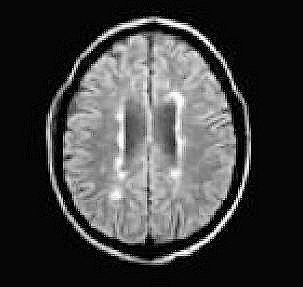
#> input picture image cible.jpg, 303 x 287 px, given in place of Source.jpg, which was not available
$ jupyter execute --allow-errors 'SSIM + Image registration.ipynb'   (Python 2 division)   (older library calls are emulated)   (text cells are left out)
#> lines starting #> are read from the running program, lines starting #| are printed output that depends on the picture; after the words box and inside, x2 and y2 are one past the last pixel; in counts of white or black regions, pixels touching at a corner belong together; long printed decimals are rounded; pictures that were not available may be replaced by others from this repository, and a replacement may not be noted
[cell 1]
import cv2
import numpy as np
from matplotlib import pyplot as plt
import sys

[cell 2]
img=cv2.imread('Source.jpg',0)
#> img is the input picture: shape (287, 303); min 0, max 255, mean 64.1
plt.imshow(img,cmap='gray')
plt.title('Source')
plt.show()
img2=cv2.imread('Cible.jpg',0)
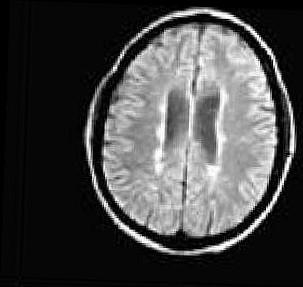
#> input picture image source.jpg, 303 x 287 px, given in place of Cible.jpg, which was not available
#> img2 is the input picture: shape (287, 303); min 0, max 255, mean 70.6
plt.imshow(img2,cmap='gray')
plt.title('Cible')
plt.show()

[cell 3]
import numpy as np
import cv2 as cv
from matplotlib import pyplot as plt
MIN_MATCH_COUNT = 5
img1 = cv.imread('Cible.jpg',0)          # queryImage
img2 = cv.imread('Source.jpg',0) # trainImage
# Initiate SIFT detector
sift = cv.SIFT_create()
# find the keypoints and descriptors with SIFT
kp1, des1 = sift.detectAndCompute(img1,None)
#> kp1 = 514 keypoints; strongest (x, y, size): (269, 51, 4.1), (289, 160, 3.9), (263, 44, 4.3), (275, 198, 3.7)
kp2, des2 = sift.detectAndCompute(img2,None)
#> kp2 = 414 keypoints; strongest (x, y, size): (229, 214, 4.4), (185, 252, 5.4), (212, 235, 4.1), (195, 32, 4.6)
FLANN_INDEX_KDTREE = 1
index_params = dict(algorithm = FLANN_INDEX_KDTREE, trees = 5)
search_params = dict(checks = 50)
flann = cv.FlannBasedMatcher(index_params, search_params)
matches = flann.knnMatch(des1,des2,k=2)
#> matches = 514 matches
# store all the good matches as per Lowe's ratio test.
good = []
for m,n in matches:
    if m.distance < 0.9*n.distance:
        good.append(m)
#> after the loop, good = 161 matches
if len(good)>MIN_MATCH_COUNT:
    src_pts = np.float32([ kp1[m.queryIdx].pt for m in good ]).reshape(-1,1,2)
#> src_pts = 161 rows, first 8: [81.26, 138.3], [91.77, 186.2], [96.92, 83.69], [97.91, 157.5], [99.85, 79.67], [105.1, 204.1], [105.2, 151.8], [106.8, 175.1]
    dst_pts = np.float32([ kp2[m.trainIdx].pt for m in good ]).reshape(-1,1,2)
#> dst_pts = 161 rows, first 8: [211.9, 241], [211.9, 241], [201.7, 30.97], [59.61, 172.3], [90.53, 245.3], [80.85, 230.7], [70.57, 120.6], [71.93, 188.7]
    M, mask = cv.findHomography(src_pts, dst_pts, cv.RANSAC,5.0)
#> M = [[0.982, 0.0751, -49.41], [-0.0692, 0.952, 23.77], [6.53e-05, -0.000181, 1]]; mask = 161 values, max 1 at index 3, min 0 at index 0, mean 0.248
    matchesMask = mask.ravel().tolist()
#> matchesMask has the same summary as mask
    h,w = img1.shape
#> h = 287; w = 303
    pts = np.float32([ [0,0],[0,h-1],[w-1,h-1],[w-1,0] ]).reshape(-1,1,2)
#> pts = [[0, 0], [0, 286], [302, 286], [302, 0]]
    dst = cv.perspectiveTransform(pts,M)
#> dst = [[-49.41, 23.77], [-29.46, 312.2], [277.6, 284.2], [242.4, 2.81]]
    img2 = cv.polylines(img2,[np.int32(dst)],True,255,3, cv.LINE_AA)
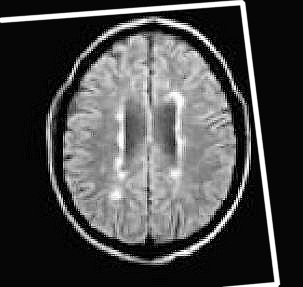
#> img2: shape (287, 303); 4.44% of pixels changed, all inside (x1, y1, x2, y2) = (0, 0, 281, 287)
else:
    print( "Not enough matches are found - {}/{}".format(len(good), MIN_MATCH_COUNT) )
    matchesMask = None
draw_params = dict(matchColor = (0,0,250), # draw matches in green color
                   singlePointColor = None,
                   matchesMask = matchesMask, # draw only inliers
                   flags = 2)
#> draw_params = 4 items
img3 = cv.drawMatches(img1,kp1,img2,kp2,good,None,**draw_params)
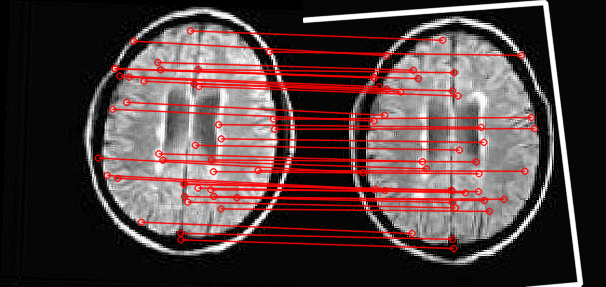
#> img3: shape (287, 606, 3); mean of channels 0, 1, 2 62.7, 62.7, 83; drawn as B, G, R
plt.imshow(img3, 'gray'),plt.show()

[cell 4]
defr=src_pts-dst_pts
#> defr = 161 rows, first 8: [-130.6, -102.7], [-120.1, -54.82], [-104.7, 52.72], [38.3, -14.74], [9.32, -165.6], [24.27, -26.58], [34.6, 31.24], [34.91, -13.63]
sum_x=0
sum_y=0
h=int(src_pts.size/2)
#> h = 161
for i in range(h):
    sum_x+=defr[i,0][0]
    sum_y+=defr[i,0][1]
#> this loop made 161 passes
#> (sum_x, sum_y) on passes 1 to 3: (-130.6, -102.7), (-250.8, -157.5), (-355.5, -104.8)
#> after the loop, sum_x = 6589.9; sum_y = -914.1
print('x =',sum_x/h)
#| x = 40.931
print('y =',sum_y/h,h)
#| y = -5.678 161

[cell 5]
import cv2
rows,cols = img1.shape
#> rows = 287; cols = 303
x=sum_x/h
#> x = 40.93
y=-sum_y/h
#> y = 5.68
img2=cv2.imread('Source.jpg',0)
M = np.float32([[1,0,x],[0,1,y]])
#> M = [[1, 0, 40.93], [0, 1, 5.68]]
dst = cv2.warpAffine(img2,M,(cols,rows))
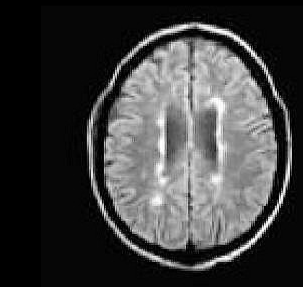
#> dst: shape (287, 303); min 0, max 255, mean 63.2
cv2.waitKey(0)
cv2.imwrite('image88.png', dst)
plt.imshow(dst,cmap='gray')
cv2.destroyAllWindows()

[cell 6]
from skimage.measure import compare_ssim
import argparse
import imutils
img5 = cv2.imread('image88.png',0)
rows1,cols1 = img5.shape
#> rows1 = 287; cols1 = 303
x=0
scoref=0
while(x<360):
    M = cv2.getRotationMatrix2D((cols1/2,rows1/2),x,1) #faire une rotation de x degre
    dst = cv2.warpAffine(img5,M,(cols1,rows1))
    cv2.imwrite('image44.png', dst)
 #Load the two input images
    imageA = cv2.imread('image44.png')
#> imageA: shape (287, 303, 3); min 0, max 255, mean 63.2
    imageB = cv2.imread('Cible.jpg')
 #Convert the images to grayscale
    grayA = cv2.cvtColor(imageA, cv2.COLOR_BGR2GRAY)
    grayB = cv2.cvtColor(imageB, cv2.COLOR_BGR2GRAY)
 #Compute the Structural Similarity Index (SSIM) between the two images
    (score, diff) = compare_ssim(grayA, grayB, full=True)
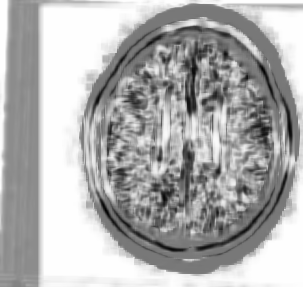
#> diff: shape (287, 303) float64; min -0.893, max 1, mean 0.402; drawn with min black and max white
#> score = 0.384
    diff = (diff * 255).astype("uint8")
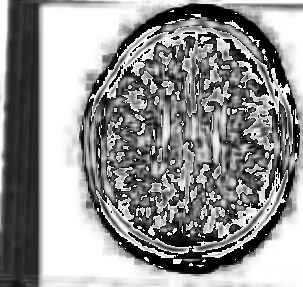
#> diff: shape (287, 303); min 0, max 255, mean 146.5
    if(scoref<score):
        scoref=score
#> scoref = 0.384
        x+=1
    else :
        d=x
        x=370
image2 = cv2.imwrite('source_recale.png',dst)
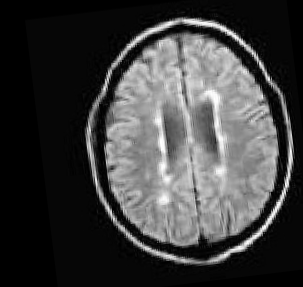
#> saved as source_recale.png: shape (287, 303); min 0, max 255, mean 63
plt.imshow(imageA,cmap='gray')
plt.title('Source recalée')
print("SSIM = ",score)
#| SSIM =  0.3983
print("degrés de rotation est : ",d)
cv2.waitKey(0)
cv2.destroyAllWindows()

[cell 7]
img3=cv2.imread('source_recale.png',0)
img2=cv2.imread('Cible.jpg',0)
img4= img2-img3+128
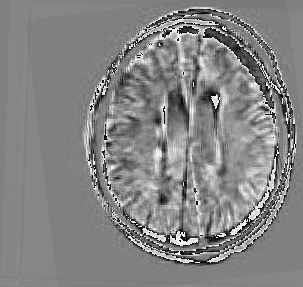
#> img4: shape (287, 303); min 0, max 255, mean 132
plt.imshow(img4,cmap='gray')

[cell 8]
img=cv2.imread('imge1.jpg',0)
plt.imshow(img,cmap='gray')
plt.title('Source')
plt.show()
img2=cv2.imread('imge2.jpg',0)
#> (the rest of this cell did not finish here and is left out)

[cell 9]
def findHomography(image_1_kp, image_2_kp, matches):
    image_1_points = np.zeros((len(matches), 1, 2), dtype=np.float32)
    image_2_points = np.zeros((len(matches), 1, 2), dtype=np.float32)

    for i in range(0,len(matches)):
        image_1_points[i] = image_1_kp[matches[i].queryIdx].pt
        image_2_points[i] = image_2_kp[matches[i].trainIdx].pt


    homography, mask = cv2.findHomography(image_1_points, image_2_points, cv2.RANSAC, ransacReprojThreshold=2.0)

    return homography

[cell 10]
from skimage.measure import compare_ssim
import argparse
import imutils
img5 = cv2.imread('imge1.jpg',0)
rows1,cols1 = img5.shape
x=0
scoref=0
#> (the rest of this cell did not finish here and is left out)

[cell 11]
import numpy as np
import cv2 as cv
from matplotlib import pyplot as plt
MIN_MATCH_COUNT = 5
img1 = cv.imread('imge2.jpg',0)          # queryImage
img2 = cv.imread('imge1.jpg',0) # trainImage
# Initiate SIFT detector
sift = cv.SIFT_create()
# find the keypoints and descriptors with SIFT
#> (the rest of this cell did not finish here and is left out)

[cell 12]
defr=src_pts-dst_pts
sum_x=0
sum_y=0
h=int(src_pts.size/2)
for i in range(h):
    sum_x+=defr[i,0][0]
    sum_y+=defr[i,0][1]
#> after the loop, sum_x = 6589.9; sum_y = -914.1
print('x =',sum_x/h)
#| x = 40.931
print('y =',-sum_y/h)
#| y = 5.678
print(h)
#| 161

[cell 13]
import cv2
#> (the rest of this cell did not finish here and is left out)

[cell 14]
from skimage.measure import compare_ssim
import argparse
import imutils
img4 = cv2.imread('image88.png',0)
rows,cols = img4.shape
x=2
scoref=0
#> (the rest of this cell did not finish here and is left out)
